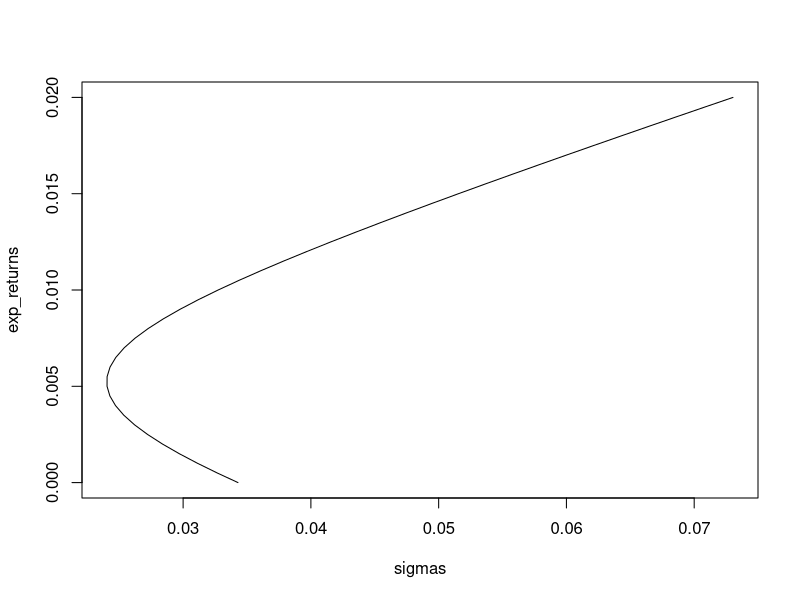
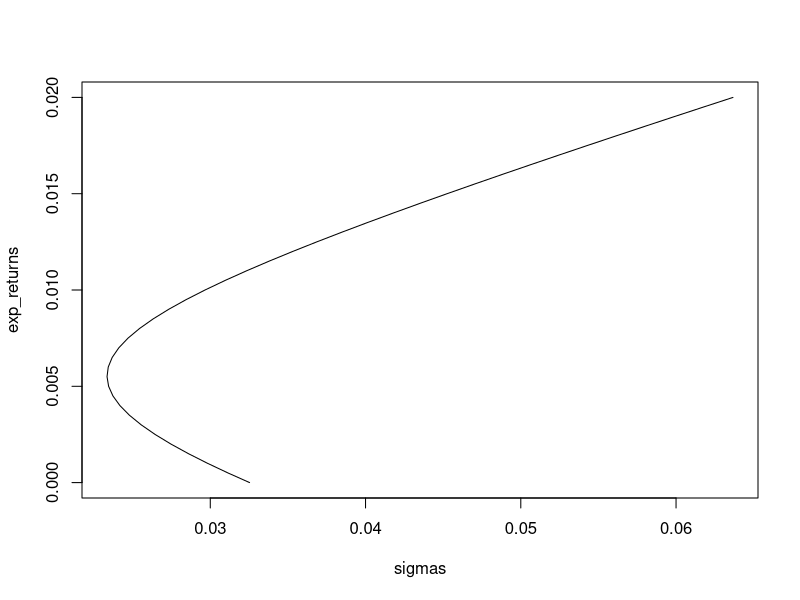

The R source for these figures, in order:
## ---- chunk 1
df <- read.table('m_sp500ret_3mtcm.txt', skip=1, header=TRUE)
logret <- read.table('m_logret_10stocks.txt', header=TRUE)

logret <- logret[,-1]

rfr <- df[,3] / (12 * 100)
## ---- chunk 2
sp <- df[,2]
logret <- as.matrix(logret)

var_not <- var(sp)
model <- lm(logret ~ sp)

beta <- coef(model)[2,]
F1 <- var_not * (beta %*% t(beta)) + diag(diag(cov(resid(model))))

print('The estimated F hat is:')
print(F1)
## ---- chunk 3
n <- dim(logret)[1]
p <- dim(logret)[2]

# S
S <- t(logret - mean(logret, 2)) %*% (logret - mean(logret, 2)) / n

# gamma
gamma <- sum(sum((F1 - S) ^ 2))

# sig_overline
sig_overline <- 0

for (i in 1:(p - 1)){
  for (j in (i + 1):p){
    sig_overline <- sig_overline + S[i,j] / sqrt(S[i,i] * S[j,j])
  }
}

sig_overline <- sig_overline * 2 / (p * (p - 1))

# pi_ij
pi_ij <- function(i,j){
  sum(((logret[,i] - mean(logret[,i])) * (logret[,j] - mean(logret[,j])) - S[i,j]) ^ 2) / n
}

# pi
pi <- 0

for (i in 1:p){
  for (j in 1:p){
    pi <- pi + pi_ij(i,j)
  }
}

# theta
theta <- function(k,i,j){
  sum(((logret[,k] - mean(logret[,k])) ^ 2 - S[k,k]) * ((logret[,i] - mean(logret[,i])) * (logret[,j] - mean(logret[,j])) - S[i,j])) / n
}

# rho
rho <- 0

for (i in 1:p){
  rho <- rho + pi_ij(i,i)
  for (j in 1:p){
    if (j!=i){
      rho <- rho + sig_overline * (sqrt(S[j,j] / S[i,i]) * theta(i,i,j) + sqrt(S[i,i] / S[j,j]) * theta(j,i,j)) / 2
    }
  }
}

# kappa
kappa <- (pi - rho) / gamma

# delta
delta <- min(1, max(kappa / n, 0))

# estimated efficient frontier
# this code was inspired by the following matlab code: https://web.stanford.edu/~xing/statfinbook/_BookFun/ex3.2.4_plot_6assets_effifrontier.m
eef <- function(mean, Cov, mu_star){
  inverseCov <- solve(Cov)
  ind <- rep(1, length(mean))
  A <- as.numeric(mean %*% inverseCov %*% ind)
  B <- as.numeric(mean %*% inverseCov %*% mean)
  C <- as.numeric(ind %*% inverseCov %*% ind)
  D <- B * C - A ^ 2
  return((B * inverseCov %*% ind - A * inverseCov %*% mean + mu_star * (C * inverseCov %*% mean - A * inverseCov %*% ind)) / D)
}

mu <- apply(logret, 2, mean)

# Sigma
Sigma1 <- delta * F1 + (1 - delta) * S
print('The covariance estimate is:')
print(Sigma1)

exp_returns <- seq(0, 0.02, 0.0005)

weights <- sapply(exp_returns, function(x){eef(mean=mu, Cov=Sigma1, x)})

risk <- function(x){sqrt(x %*% Sigma1 %*% x)}

sigmas <- apply(weights, 2, risk)

# plotting the estimated efficient frontier
plot(sigmas, exp_returns, type='l')
## ---- chunk 4
# we compute the standardized log returns
stand_logret <- apply(logret, 2, scale)

# we perform PCA
logret_pca <- prcomp(stand_logret)

# the principal components are
logret_pc <- stand_logret %*% logret_pca$rotation

#the variance of the principal components are
logret_varpc <- logret_pca$sdev ^ 2

# we take the first two principal components as factors
f1 <- logret_pc[,1]
f2 <- logret_pc[,2]

model <- lm(logret ~ f1 + f2)

beta1 <- coef(model)[2,]

beta2 <- coef(model)[3,]

# we estimate F
F2 <- logret_varpc[1] * (beta1 %*% t(beta1)) + logret_varpc[2] * (beta2 %*% t(beta2)) + diag(diag(cov(resid(model))))

print('The estimated F is:')
print(F2)
## ---- chunk 5
# we implement the same steps as in section (b) using our new F
# S
S <- t(logret - mean(logret, 2)) %*% (logret - mean(logret, 2)) / n

# gamma
gamma <- sum(sum((F2 - S) ^ 2))

# sig_overline
sig_overline <- 0

for (i in 1:(p - 1)){
  for (j in (i + 1):p){
    sig_overline <- sig_overline + S[i,j] / sqrt(S[i,i] * S[j,j])
  }
}

sig_overline <- sig_overline * 2 / (p * (p - 1))

# pi_ij
pi_ij <- function(i,j){
  sum(((logret[,i] - mean(logret[,i])) * (logret[,j] - mean(logret[,j])) - S[i,j]) ^ 2) / n
}

# pi
pi <- 0

for (i in 1:p){
  for (j in 1:p){
    pi <- pi + pi_ij(i,j)
  }
}

# theta
theta <- function(k,i,j){
  sum(((logret[,k] - mean(logret[,k])) ^ 2 - S[k,k]) * ((logret[,i] - mean(logret[,i])) * (logret[,j] - mean(logret[,j])) - S[i,j])) / n
}

# rho
rho <- 0

for (i in 1:p){
  rho <- rho + pi_ij(i,i)
  for (j in 1:p){
    if (j!=i){
      rho <- rho + sig_overline * (sqrt(S[j,j] / S[i,i]) * theta(i,i,j) + sqrt(S[i,i] / S[j,j]) * theta(j,i,j)) / 2
    }
  }
}

# kappa
kappa <- (pi - rho) / gamma

# delta
delta <- min(1, max(kappa / n, 0))
print('The new value of delta is:')
print(delta)

mu <- apply(logret, 2, mean)

# Sigma
Sigma2 <- delta * F2 + (1 - delta) * S
print('The new shrinkage estimate is:')
print(Sigma2)

exp_returns <- seq(0, 0.02, 0.0005)

weights <- sapply(exp_returns, function(x){eef(mean=mu, Cov=Sigma2, x)})

risk <- function(x){sqrt(x %*% Sigma2 %*% x)}

sigmas <- apply(weights, 2, risk)

# plotting the estimated efficient frontier to compare with that found in part (b)
plot(sigmas, exp_returns, type='l')
print('When comparing this estimated efficient frontier with that found in part (b) we see a reduction in variance.')
